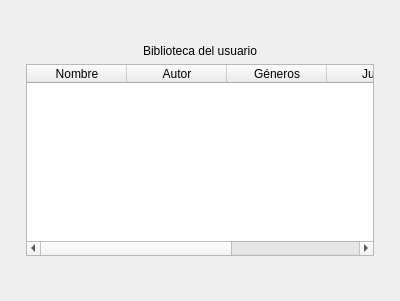
<?xml version="1.0" encoding="UTF-8"?>
<ui version="4.0">
 <class>Form</class>
 <widget class="QWidget" name="Form">
  <property name="geometry">
   <rect>
    <x>0</x>
    <y>0</y>
    <width>400</width>
    <height>301</height>
   </rect>
  </property>
  <property name="windowTitle">
   <string>Biblioteca del usuario</string>
  </property>
  <layout class="QVBoxLayout" name="verticalLayout_2">
   <item>
    <layout class="QVBoxLayout" name="verticalLayout">
     <property name="leftMargin">
      <number>15</number>
     </property>
     <property name="rightMargin">
      <number>15</number>
     </property>
     <item>
      <layout class="QHBoxLayout" name="horizontalLayout">
       <item>
        <widget class="QLabel" name="lblTitulo">
         <property name="sizePolicy">
          <sizepolicy hsizetype="Fixed" vsizetype="Fixed">
           <horstretch>0</horstretch>
           <verstretch>0</verstretch>
          </sizepolicy>
         </property>
         <property name="text">
          <string>Biblioteca del usuario</string>
         </property>
         <property name="alignment">
          <set>Qt::AlignCenter</set>
         </property>
        </widget>
       </item>
      </layout>
     </item>
     <item>
      <layout class="QHBoxLayout" name="horizontalLayout_2">
       <property name="spacing">
        <number>0</number>
       </property>
       <item>
        <widget class="QTableWidget" name="tablaBiblioteca">
         <property name="sizePolicy">
          <sizepolicy hsizetype="Expanding" vsizetype="Fixed">
           <horstretch>0</horstretch>
           <verstretch>0</verstretch>
          </sizepolicy>
         </property>
         <property name="editTriggers">
          <set>QAbstractItemView::NoEditTriggers</set>
         </property>
         <property name="tabKeyNavigation">
          <bool>true</bool>
         </property>
         <property name="showDropIndicator" stdset="0">
          <bool>false</bool>
         </property>
         <property name="dragDropOverwriteMode">
          <bool>false</bool>
         </property>
         <property name="alternatingRowColors">
          <bool>true</bool>
         </property>
         <property name="selectionMode">
          <enum>QAbstractItemView::SingleSelection</enum>
         </property>
         <property name="selectionBehavior">
          <enum>QAbstractItemView::SelectRows</enum>
         </property>
         <property name="gridStyle">
          <enum>Qt::SolidLine</enum>
         </property>
         <property name="sortingEnabled">
          <bool>false</bool>
         </property>
         <property name="wordWrap">
          <bool>false</bool>
         </property>
         <property name="cornerButtonEnabled">
          <bool>false</bool>
         </property>
         <property name="columnCount">
          <number>5</number>
         </property>
         <column>
          <property name="text">
           <string>Nombre</string>
          </property>
         </column>
         <column>
          <property name="text">
           <string>Autor</string>
          </property>
         </column>
         <column>
          <property name="text">
           <string>Géneros</string>
          </property>
         </column>
         <column>
          <property name="text">
           <string>Jugar</string>
          </property>
         </column>
         <column>
          <property name="text">
           <string>Reembolsar</string>
          </property>
         </column>
        </widget>
       </item>
      </layout>
     </item>
    </layout>
   </item>
  </layout>
 </widget>
 <resources/>
 <connections/>
</ui>
